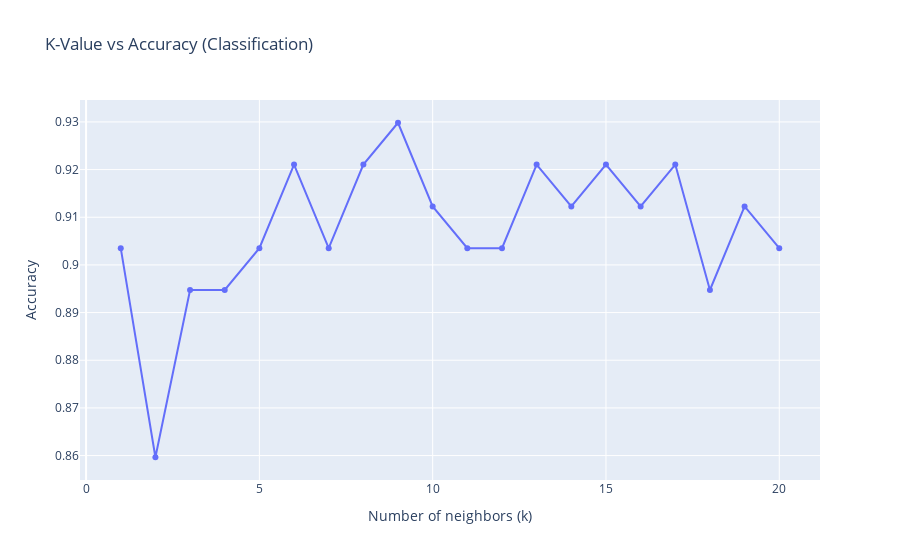

This figure's notebook cell:
### Code cell
k_values = range(1, 21)
accuracies = []

for k in k_values:
    knn = KNeighborsClassifier(n_neighbors=k)
    knn.fit(X_train, y_train)
    y_pred = knn.predict(X_test)
    accuracies.append(accuracy_score(y_test, y_pred))

fig = px.line(x=k_values, y=accuracies, markers=True, title="K-Value vs Accuracy (Classification)",
              labels={"x": "Number of neighbors (k)", "y": "Accuracy"})
fig.show()

### Figure 1 — Plotly figure (JSON) as saved in the notebook; plotly's stock layout.template omitted (floating-point values rounded to 4 significant figures)
{"data": [{"hovertemplate": "Number of neighbors (k)=%{x}<br>Accuracy=%{y}<extra></extra>", "legendgroup": "", "line": {"color": "#636efa", "dash": "solid"}, "marker": {"symbol": "circle"}, "mode": "lines+markers", "name": "", "orientation": "v", "showlegend": false, "type": "scatter", "x": [1, 2, 3, 4, 5, 6, 7, 8, 9, 10, 11, 12, 13, 14, 15, 16, 17, 18, 19, 20], "xaxis": "x", "y": [0.9035, 0.8596, 0.8947, 0.8947, 0.9035, 0.9211, 0.9035, 0.9211, 0.9298, 0.9123, 0.9035, 0.9035, 0.9211, 0.9123, 0.9211, 0.9123, 0.9211, 0.8947, 0.9123, 0.9035], "yaxis": "y"}], "layout": {"autosize": true, "legend": {"tracegroupgap": 0}, "title": {"text": "K-Value vs Accuracy (Classification)"}, "xaxis": {"anchor": "y", "autorange": true, "domain": [0, 1], "range": [-0.1494, 21.15], "title": {"text": "Number of neighbors (k)"}, "type": "linear"}, "yaxis": {"anchor": "x", "autorange": true, "domain": [0, 1], "range": [0.8539, 0.9356], "title": {"text": "Accuracy"}, "type": "linear"}}}
